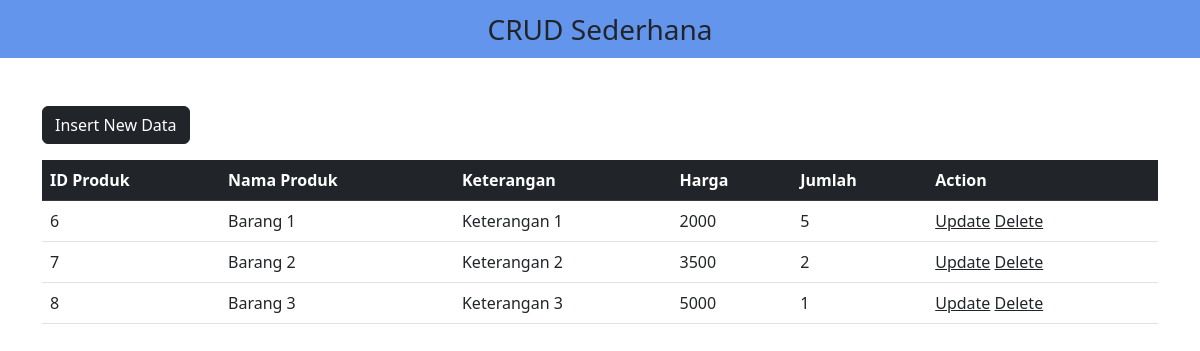
The page / on the database its author committed.
### tables this page shows
CREATE TABLE `produk` (
  `produk_id` int(11) NOT NULL,
  `nama_produk` varchar(32) NOT NULL,
  `keterangan` varchar(255) NOT NULL,
  `harga` decimal(10,0) NOT NULL,
  `jumlah` int(11) NOT NULL
);

### index.php (the view, shortened to what this page needs)
<!doctype html>
<html lang="en">
<head>
    <link href="https://cdn.jsdelivr.net/npm/bootstrap@5.2.3/dist/css/bootstrap.min.css" rel="stylesheet">
    <link rel="stylesheet" href="https://cdnjs.cloudflare.com/ajax/libs/font-awesome/6.2.1/css/all.min.css" />
</head>
<body>
    <nav class="navbar navbar-light justify-content-center fs-3 mb-5" style="background-color:cornflowerblue">
        CRUD Sederhana
    </nav>
    <div class="container">
        <a href="insert.php" class="btn btn-dark mb-3">Insert New Data</a>
        <table class="table table-hover">
            <thead class="table-dark">
                <tr>
                    <th scope="col">ID Produk</th>
                    <th scope="col">Nama Produk</th>
                    <th scope="col">Keterangan</th>
                    <th scope="col">Harga</th>
                    <th scope="col">Jumlah</th>
                    <th scope="col">Action</th>
                </tr>
            </thead>
            <tbody>
                <?php
                include "db_conn.php";
                $sql = "SELECT * FROM produk";
                $result = mysqli_query($conn, $sql);
                while ($row = mysqli_fetch_assoc($result)) {
                ?>
                    <tr>
                        <td><?= $row['produk_id']; ?></td>
                        <td><?= $row['nama_produk']; ?></td>
                        <td><?= $row['keterangan']; ?></td>
                        <td><?= $row['harga']; ?></td>
                        <td><?= $row['jumlah']; ?></td>
                        <td>
                            <a href="edit.php?produk_id=<?= $row['produk_id']; ?>" class="link-dark">Update</a>
                            <a href="delete.php?produk_id=<?= $row['produk_id']; ?>" class="link-dark">Delete</a>
                        </td>
                    </tr>
                <?php
                }
                ?>
            </tbody>
        </table>
    </div>
</body>
</html>

### rows shown on the page
produk: produk_id "6", nama_produk "Barang 1", keterangan "Keterangan 1", harga "2000", jumlah "5"
produk: produk_id "7", nama_produk "Barang 2", keterangan "Keterangan 2", harga "3500", jumlah "2"
produk: produk_id "8", nama_produk "Barang 3", keterangan "Keterangan 3", harga "5000", jumlah "1"
